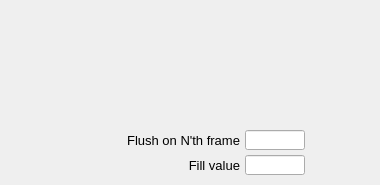
    <widget class="PyDMFrame" name="composite_17">
      <property name="geometry">
        <rect>
          <x>5</x>
          <y>650</y>
          <width>380</width>
          <height>185</height>
        </rect>
      </property>
      <widget class="PyDMDrawingRectangle" name="rectangle_2">
        <property name="geometry">
          <rect>
            <x>0</x>
            <y>0</y>
            <width>380</width>
            <height>185</height>
          </rect>
        </property>
        <property name="brush" stdset="0">
          <brush brushstyle="NoBrush">
            <color alpha="255">
              <red>0</red>
              <green>0</green>
              <blue>0</blue>
            </color>
          </brush>
        </property>
        <property name="penStyle" stdset="0">
          <enum>Qt::SolidLine</enum>
        </property>
        <property name="penColor" stdset="0">
          <color>
            <red>0</red>
            <green>0</green>
            <blue>0</blue>
          </color>
        </property>
        <property name="penWidth" stdset="0">
          <double>1</double>
        </property>
        <property name="penCapStyle" stdset="0">
          <enum>Qt::FlatCap</enum>
        </property>
        <property name="toolTip">
          <string>rectangle_2</string>
        </property>
      </widget>
      <widget class="PyDMFrame" name="composite_18">
        <property name="geometry">
          <rect>
            <x>100</x>
            <y>5</y>
            <width>270</width>
            <height>20</height>
          </rect>
        </property>
        <widget class="QLabel" name="text_18">
          <property name="geometry">
            <rect>
              <x>5</x>
              <y>650</y>
              <width>140</width>
              <height>20</height>
            </rect>
          </property>
          <property name="text">
            <string>Rows per chunk</string>
          </property>
          <property name="font" stdset="0">
            <font>
              <pointsize>10</pointsize>
            </font>
          </property>
          <property name="brush" stdset="0">
            <brush brushstyle="SolidPattern">
              <color alpha="255">
                <red>0</red>
                <green>0</green>
                <blue>0</blue>
              </color>
            </brush>
          </property>
          <property name="toolTip">
            <string>text_18</string>
          </property>
          <property name="alignment">
            <set>Qt::AlignRight|Qt::AlignTrailing|Qt::AlignVCenter</set>
          </property>
          <property name="styleSheet">
            <string notr="true">QLabel#text_18 {
  color: rgb(0, 0, 0);
  }</string>
          </property>
        </widget>
        <widget class="PyDMLineEdit" name="text_entry_5">
          <property name="geometry">
            <rect>
              <x>150</x>
              <y>650</y>
              <width>60</width>
              <height>20</height>
            </rect>
          </property>
          <property name="channel" stdset="0">
            <string>ca://${prefix}NumRowChunks</string>
          </property>
          <property name="toolTip">
            <string>${prefix}NumRowChunks</string>
          </property>
          <property name="font" stdset="0">
            <font>
              <pointsize>10</pointsize>
            </font>
          </property>
          <property name="styleSheet">
            <string notr="true">PyDMLineEdit#text_entry_5 {
  color: rgb(0, 0, 0);
  background-color: rgb(115, 223, 255);
  border: 1px solid black;
  margin: 0px;
  padding: 0px;
  spacing: 0px;
  }</string>
          </property>
        </widget>
        <widget class="PyDMLabel" name="text_update_16">
          <property name="geometry">
            <rect>
              <x>215</x>
              <y>651</y>
              <width>60</width>
              <height>18</height>
            </rect>
          </property>
          <property name="toolTip">
            <string>PV: ${prefix}NumRowChunks_RBV</string>
          </property>
          <property name="channel" stdset="0">
            <string>ca://${prefix}NumRowChunks_RBV</string>
          </property>
          <property name="font" stdset="0">
            <font>
              <pointsize>10</pointsize>
            </font>
          </property>
          <property name="alignment">
            <set>Qt::AlignLeading|Qt::AlignLeft|Qt::AlignVCenter</set>
          </property>
          <property name="textInteractionFlags">
            <set>Qt::TextSelectableByKeyboard|Qt::TextSelectableByMouse</set>
          </property>
          <property name="styleSheet">
            <string notr="true">PyDMLabel#text_update_16 {
  color: rgb(10, 0, 184);
  background-color: rgb(187, 187, 187);
  }</string>
          </property>
        </widget>
      </widget>
      <widget class="PyDMFrame" name="composite_19">
        <property name="geometry">
          <rect>
            <x>70</x>
            <y>30</y>
            <width>300</width>
            <height>20</height>
          </rect>
        </property>
        <widget class="QLabel" name="text_19">
          <property name="geometry">
            <rect>
              <x>5</x>
              <y>650</y>
              <width>170</width>
              <height>20</height>
            </rect>
          </property>
          <property name="text">
            <string>Columns per chunk</string>
          </property>
          <property name="font" stdset="0">
            <font>
              <pointsize>10</pointsize>
            </font>
          </property>
          <property name="brush" stdset="0">
            <brush brushstyle="SolidPattern">
              <color alpha="255">
                <red>0</red>
                <green>0</green>
                <blue>0</blue>
              </color>
            </brush>
          </property>
          <property name="toolTip">
            <string>text_19</string>
          </property>
          <property name="alignment">
            <set>Qt::AlignRight|Qt::AlignTrailing|Qt::AlignVCenter</set>
          </property>
          <property name="styleSheet">
            <string notr="true">QLabel#text_19 {
  color: rgb(0, 0, 0);
  }</string>
          </property>
        </widget>
        <widget class="PyDMLineEdit" name="text_entry_6">
          <property name="geometry">
            <rect>
              <x>180</x>
              <y>650</y>
              <width>60</width>
              <height>20</height>
            </rect>
          </property>
          <property name="channel" stdset="0">
            <string>ca://${prefix}NumColChunks</string>
          </property>
          <property name="toolTip">
            <string>${prefix}NumColChunks</string>
          </property>
          <property name="font" stdset="0">
            <font>
              <pointsize>10</pointsize>
            </font>
          </property>
          <property name="styleSheet">
            <string notr="true">PyDMLineEdit#text_entry_6 {
  color: rgb(0, 0, 0);
  background-color: rgb(115, 223, 255);
  border: 1px solid black;
  margin: 0px;
  padding: 0px;
  spacing: 0px;
  }</string>
          </property>
        </widget>
        <widget class="PyDMLabel" name="text_update_17">
          <property name="geometry">
            <rect>
              <x>245</x>
              <y>651</y>
              <width>60</width>
              <height>18</height>
            </rect>
          </property>
          <property name="toolTip">
            <string>PV: ${prefix}NumColChunks_RBV</string>
          </property>
          <property name="channel" stdset="0">
            <string>ca://${prefix}NumColChunks_RBV</string>
          </property>
          <property name="font" stdset="0">
            <font>
              <pointsize>10</pointsize>
            </font>
          </property>
          <property name="alignment">
            <set>Qt::AlignLeading|Qt::AlignLeft|Qt::AlignVCenter</set>
          </property>
          <property name="textInteractionFlags">
            <set>Qt::TextSelectableByKeyboard|Qt::TextSelectableByMouse</set>
          </property>
          <property name="styleSheet">
            <string notr="true">PyDMLabel#text_update_17 {
  color: rgb(10, 0, 184);
  background-color: rgb(187, 187, 187);
  }</string>
          </property>
        </widget>
      </widget>
      <widget class="PyDMFrame" name="composite_20">
        <property name="geometry">
          <rect>
            <x>10</x>
            <y>55</y>
            <width>360</width>
            <height>20</height>
          </rect>
        </property>
        <widget class="QLabel" name="text_20">
          <property name="geometry">
            <rect>
              <x>5</x>
              <y>650</y>
              <width>230</width>
              <height>20</height>
            </rect>
          </property>
          <property name="text">
            <string>Frames cached per chunk</string>
          </property>
          <property name="font" stdset="0">
            <font>
              <pointsize>10</pointsize>
            </font>
          </property>
          <property name="brush" stdset="0">
            <brush brushstyle="SolidPattern">
              <color alpha="255">
                <red>0</red>
                <green>0</green>
                <blue>0</blue>
              </color>
            </brush>
          </property>
          <property name="toolTip">
            <string>text_20</string>
          </property>
          <property name="alignment">
            <set>Qt::AlignRight|Qt::AlignTrailing|Qt::AlignVCenter</set>
          </property>
          <property name="styleSheet">
            <string notr="true">QLabel#text_20 {
  color: rgb(0, 0, 0);
  }</string>
          </property>
        </widget>
        <widget class="PyDMLineEdit" name="text_entry_7">
          <property name="geometry">
            <rect>
              <x>240</x>
              <y>650</y>
              <width>60</width>
              <height>20</height>
            </rect>
          </property>
          <property name="channel" stdset="0">
            <string>ca://${prefix}NumFramesChunks</string>
          </property>
          <property name="toolTip">
            <string>${prefix}NumFramesChunks</string>
          </property>
          <property name="font" stdset="0">
            <font>
              <pointsize>10</pointsize>
            </font>
          </property>
          <property name="styleSheet">
            <string notr="true">PyDMLineEdit#text_entry_7 {
  color: rgb(0, 0, 0);
  background-color: rgb(115, 223, 255);
  border: 1px solid black;
  margin: 0px;
  padding: 0px;
  spacing: 0px;
  }</string>
          </property>
        </widget>
        <widget class="PyDMLabel" name="text_update_18">
          <property name="geometry">
            <rect>
              <x>305</x>
              <y>651</y>
              <width>60</width>
              <height>18</height>
            </rect>
          </property>
          <property name="toolTip">
            <string>PV: ${prefix}NumFramesChunks_RBV</string>
          </property>
          <property name="channel" stdset="0">
            <string>ca://${prefix}NumFramesChunks_RBV</string>
          </property>
          <property name="font" stdset="0">
            <font>
              <pointsize>10</pointsize>
            </font>
          </property>
          <property name="alignment">
            <set>Qt::AlignLeading|Qt::AlignLeft|Qt::AlignVCenter</set>
          </property>
          <property name="textInteractionFlags">
            <set>Qt::TextSelectableByKeyboard|Qt::TextSelectableByMouse</set>
          </property>
          <property name="styleSheet">
            <string notr="true">PyDMLabel#text_update_18 {
  color: rgb(10, 0, 184);
  background-color: rgb(187, 187, 187);
  }</string>
          </property>
        </widget>
      </widget>
      <widget class="PyDMFrame" name="composite_21">
        <property name="geometry">
          <rect>
            <x>10</x>
            <y>80</y>
            <width>360</width>
            <height>20</height>
          </rect>
        </property>
        <widget class="QLabel" name="text_21">
          <property name="geometry">
            <rect>
              <x>5</x>
              <y>650</y>
              <width>230</width>
              <height>20</height>
            </rect>
          </property>
          <property name="text">
            <string>Boundary alignment</string>
          </property>
          <property name="font" stdset="0">
            <font>
              <pointsize>10</pointsize>
            </font>
          </property>
          <property name="brush" stdset="0">
            <brush brushstyle="SolidPattern">
              <color alpha="255">
                <red>0</red>
                <green>0</green>
                <blue>0</blue>
              </color>
            </brush>
          </property>
          <property name="toolTip">
            <string>text_21</string>
          </property>
          <property name="alignment">
            <set>Qt::AlignRight|Qt::AlignTrailing|Qt::AlignVCenter</set>
          </property>
          <property name="styleSheet">
            <string notr="true">QLabel#text_21 {
  color: rgb(0, 0, 0);
  }</string>
          </property>
        </widget>
        <widget class="PyDMLineEdit" name="text_entry_8">
          <property name="geometry">
            <rect>
              <x>240</x>
              <y>650</y>
              <width>60</width>
              <height>20</height>
            </rect>
          </property>
          <property name="channel" stdset="0">
            <string>ca://${prefix}BoundaryAlign</string>
          </property>
          <property name="toolTip">
            <string>${prefix}BoundaryAlign</string>
          </property>
          <property name="font" stdset="0">
            <font>
              <pointsize>10</pointsize>
            </font>
          </property>
          <property name="styleSheet">
            <string notr="true">PyDMLineEdit#text_entry_8 {
  color: rgb(0, 0, 0);
  background-color: rgb(115, 223, 255);
  border: 1px solid black;
  margin: 0px;
  padding: 0px;
  spacing: 0px;
  }</string>
          </property>
        </widget>
        <widget class="PyDMLabel" name="text_update_19">
          <property name="geometry">
            <rect>
              <x>305</x>
              <y>651</y>
              <width>60</width>
              <height>18</height>
            </rect>
          </property>
          <property name="toolTip">
            <string>PV: ${prefix}BoundaryAlign_RBV</string>
          </property>
          <property name="channel" stdset="0">
            <string>ca://${prefix}BoundaryAlign_RBV</string>
          </property>
          <property name="font" stdset="0">
            <font>
              <pointsize>10</pointsize>
            </font>
          </property>
          <property name="alignment">
            <set>Qt::AlignLeading|Qt::AlignLeft|Qt::AlignVCenter</set>
          </property>
          <property name="textInteractionFlags">
            <set>Qt::TextSelectableByKeyboard|Qt::TextSelectableByMouse</set>
          </property>
          <property name="styleSheet">
            <string notr="true">PyDMLabel#text_update_19 {
  color: rgb(10, 0, 184);
  background-color: rgb(187, 187, 187);
  }</string>
          </property>
        </widget>
      </widget>
      <widget class="PyDMFrame" name="composite_22">
        <property name="geometry">
          <rect>
            <x>10</x>
            <y>105</y>
            <width>360</width>
            <height>20</height>
          </rect>
        </property>
        <widget class="QLabel" name="text_22">
          <property name="geometry">
            <rect>
              <x>5</x>
              <y>650</y>
              <width>230</width>
              <height>20</height>
            </rect>
          </property>
          <property name="text">
            <string>Boundary threshold</string>
          </property>
          <property name="font" stdset="0">
            <font>
              <pointsize>10</pointsize>
            </font>
          </property>
          <property name="brush" stdset="0">
            <brush brushstyle="SolidPattern">
              <color alpha="255">
                <red>0</red>
                <green>0</green>
                <blue>0</blue>
              </color>
            </brush>
          </property>
          <property name="toolTip">
            <string>text_22</string>
          </property>
          <property name="alignment">
            <set>Qt::AlignRight|Qt::AlignTrailing|Qt::AlignVCenter</set>
          </property>
          <property name="styleSheet">
            <string notr="true">QLabel#text_22 {
  color: rgb(0, 0, 0);
  }</string>
          </property>
        </widget>
        <widget class="PyDMLineEdit" name="text_entry_9">
          <property name="geometry">
            <rect>
              <x>240</x>
              <y>650</y>
              <width>60</width>
              <height>20</height>
            </rect>
          </property>
          <property name="channel" stdset="0">
            <string>ca://${prefix}BoundaryThreshold</string>
          </property>
          <property name="toolTip">
            <string>${prefix}BoundaryThreshold</string>
          </property>
          <property name="font" stdset="0">
            <font>
              <pointsize>10</pointsize>
            </font>
          </property>
          <property name="styleSheet">
            <string notr="true">PyDMLineEdit#text_entry_9 {
  color: rgb(0, 0, 0);
  background-color: rgb(115, 223, 255);
  border: 1px solid black;
  margin: 0px;
  padding: 0px;
  spacing: 0px;
  }</string>
          </property>
        </widget>
        <widget class="PyDMLabel" name="text_update_20">
          <property name="geometry">
            <rect>
              <x>305</x>
              <y>651</y>
              <width>60</width>
              <height>18</height>
            </rect>
          </property>
          <property name="toolTip">
            <string>PV: ${prefix}BoundaryThreshold_RBV</string>
          </property>
          <property name="channel" stdset="0">
            <string>ca://${prefix}BoundaryThreshold_RBV</string>
          </property>
          <property name="font" stdset="0">
            <font>
              <pointsize>10</pointsize>
            </font>
          </property>
          <property name="alignment">
            <set>Qt::AlignLeading|Qt::AlignLeft|Qt::AlignVCenter</set>
          </property>
          <property name="textInteractionFlags">
            <set>Qt::TextSelectableByKeyboard|Qt::TextSelectableByMouse</set>
          </property>
          <property name="styleSheet">
            <string notr="true">PyDMLabel#text_update_20 {
  color: rgb(10, 0, 184);
  background-color: rgb(187, 187, 187);
  }</string>
          </property>
        </widget>
      </widget>
      <widget class="QLabel" name="text_23">
        <property name="geometry">
          <rect>
            <x>30</x>
            <y>155</y>
            <width>210</width>
            <height>20</height>
          </rect>
        </property>
        <property name="text">
          <string>Fill value</string>
        </property>
        <property name="font" stdset="0">
          <font>
            <pointsize>10</pointsize>
          </font>
        </property>
        <property name="brush" stdset="0">
          <brush brushstyle="SolidPattern">
            <color alpha="255">
              <red>0</red>
              <green>0</green>
              <blue>0</blue>
            </color>
          </brush>
        </property>
        <property name="toolTip">
          <string>text_23</string>
        </property>
        <property name="alignment">
          <set>Qt::AlignRight|Qt::AlignTrailing|Qt::AlignVCenter</set>
        </property>
        <property name="styleSheet">
          <string notr="true">QLabel#text_23 {
  color: rgb(0, 0, 0);
  }</string>
        </property>
      </widget>
      <widget class="PyDMLabel" name="text_update_21">
        <property name="geometry">
          <rect>
            <x>310</x>
            <y>156</y>
            <width>60</width>
            <height>18</height>
          </rect>
        </property>
        <property name="toolTip">
          <string>PV: ${prefix}FillValue_RBV</string>
        </property>
        <property name="channel" stdset="0">
          <string>ca://${prefix}FillValue_RBV</string>
        </property>
        <property name="font" stdset="0">
          <font>
            <pointsize>10</pointsize>
          </font>
        </property>
        <property name="alignment">
          <set>Qt::AlignLeading|Qt::AlignLeft|Qt::AlignVCenter</set>
        </property>
        <property name="textInteractionFlags">
          <set>Qt::TextSelectableByKeyboard|Qt::TextSelectableByMouse</set>
        </property>
        <property name="styleSheet">
          <string notr="true">PyDMLabel#text_update_21 {
  color: rgb(10, 0, 184);
  background-color: rgb(187, 187, 187);
  }</string>
        </property>
      </widget>
      <widget class="QLabel" name="text_24">
        <property name="geometry">
          <rect>
            <x>50</x>
            <y>130</y>
            <width>190</width>
            <height>20</height>
          </rect>
        </property>
        <property name="text">
          <string>Flush on N'th frame</string>
        </property>
        <property name="font" stdset="0">
          <font>
            <pointsize>10</pointsize>
          </font>
        </property>
        <property name="brush" stdset="0">
          <brush brushstyle="SolidPattern">
            <color alpha="255">
              <red>0</red>
              <green>0</green>
              <blue>0</blue>
            </color>
          </brush>
        </property>
        <property name="toolTip">
          <string>text_24</string>
        </property>
        <property name="alignment">
          <set>Qt::AlignRight|Qt::AlignTrailing|Qt::AlignVCenter</set>
        </property>
        <property name="styleSheet">
          <string notr="true">QLabel#text_24 {
  color: rgb(0, 0, 0);
  }</string>
        </property>
      </widget>
      <widget class="PyDMLineEdit" name="text_entry_10">
        <property name="geometry">
          <rect>
            <x>245</x>
            <y>130</y>
            <width>60</width>
            <height>20</height>
          </rect>
        </property>
        <property name="channel" stdset="0">
          <string>ca://${prefix}NumFramesFlush</string>
        </property>
        <property name="toolTip">
          <string>${prefix}NumFramesFlush</string>
        </property>
        <property name="font" stdset="0">
          <font>
            <pointsize>10</pointsize>
          </font>
        </property>
        <property name="styleSheet">
          <string notr="true">PyDMLineEdit#text_entry_10 {
  color: rgb(0, 0, 0);
  background-color: rgb(115, 223, 255);
  border: 1px solid black;
  margin: 0px;
  padding: 0px;
  spacing: 0px;
  }</string>
        </property>
      </widget>
      <widget class="PyDMLabel" name="text_update_22">
        <property name="geometry">
          <rect>
            <x>310</x>
            <y>131</y>
            <width>60</width>
            <height>18</height>
          </rect>
        </property>
        <property name="toolTip">
          <string>PV: ${prefix}NumFramesFlush_RBV</string>
        </property>
        <property name="channel" stdset="0">
          <string>ca://${prefix}NumFramesFlush_RBV</string>
        </property>
        <property name="font" stdset="0">
          <font>
            <pointsize>10</pointsize>
          </font>
        </property>
        <property name="alignment">
          <set>Qt::AlignLeading|Qt::AlignLeft|Qt::AlignVCenter</set>
        </property>
        <property name="textInteractionFlags">
          <set>Qt::TextSelectableByKeyboard|Qt::TextSelectableByMouse</set>
        </property>
        <property name="styleSheet">
          <string notr="true">PyDMLabel#text_update_22 {
  color: rgb(10, 0, 184);
  background-color: rgb(187, 187, 187);
  }</string>
        </property>
      </widget>
      <widget class="PyDMLineEdit" name="text_entry_11">
        <property name="geometry">
          <rect>
            <x>245</x>
            <y>155</y>
            <width>60</width>
            <height>20</height>
          </rect>
        </property>
        <property name="channel" stdset="0">
          <string>ca://${prefix}FillValue</string>
        </property>
        <property name="toolTip">
          <string>${prefix}FillValue</string>
        </property>
        <property name="font" stdset="0">
          <font>
            <pointsize>10</pointsize>
          </font>
        </property>
        <property name="styleSheet">
          <string notr="true">PyDMLineEdit#text_entry_11 {
  color: rgb(0, 0, 0);
  background-color: rgb(115, 223, 255);
  border: 1px solid black;
  margin: 0px;
  padding: 0px;
  spacing: 0px;
  }</string>
        </property>
      </widget>
    </widget>
